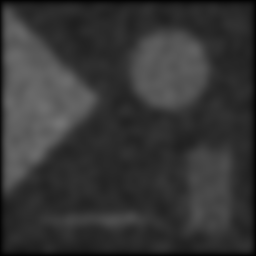
%> input picture ImageDiffusionFiltering/ImageDenoising/heat-exp-synimgn22.bmp, 256 x 256 px, given in place of simu1.bmp, which was not available
$ octave --eval "result = creaseg_caselles;"   (GNU Octave 9; MATLAB toolbox functions it lacks are replaced by stand-ins)
%> lines starting %> are read from the running program, lines starting %| are printed output that depends on the picture; in (x1, y1, x2, y2) boxes, pixels count from 0 and x2, y2 are one past the last pixel; in counts of white or black regions, pixels touching at a corner belong together; the program's own positions count from 1; pictures that were not available may be replaced by others from this repository, and a replacement may not be noted
% Copyright or © or Copr. CREATIS laboratory, Lyon, France.
%
% Contributor: Olivier Bernard, Associate Professor at the french
% engineering university INSA (Institut National des Sciences Appliquees)
% and a member of the CREATIS-LRMN laboratory (CNRS 5220, INSERM U630,
% INSA, Claude Bernard Lyon 1 University) in France (Lyon).
%
% Date of creation: 8th of October 2009
%
% E-mail of the author: olivier.bernard@creatis.insa-lyon.fr
%
% This software is a computer program whose purpose is to evaluate the
% performance of different level-set based segmentation algorithms in the
% context of image processing (and more particularly on biomedical
% images).
%
% The software has been designed for two main purposes.
% - firstly, CREASEG allows you to use six different level-set methods.
% These methods have been chosen in order to work with a wide range of
% level-sets. You can select for instance classical methods such as
% Caselles or Chan & Vese level-set, or more recent approaches such as the
% one developped by Lankton or Bernard.
% - finally, the software allows you to compare the performance of the six
% level-set methods on different images. The performance can be evaluated
% either visually, or from measurements (either using the Dice coefficient
% or the PSNR value) between a reference and the results of the
% segmentation.
%
% The level-set segmentation platform is citationware. If you are
% publishing any work, where this program has been used, or which used one
% of the proposed level-set algorithms, please remember that it was
% obtained free of charge. You must reference the papers shown below and
% the name of the CREASEG software must be mentioned in the publication.
%
% CREASEG software
% "T. Dietenbeck, M. Alessandrini, D. Friboulet, O. Bernard. CREASEG: a
% free software for the evaluation of image segmentation algorithms based
% on level-set. In IEEE International Conference On Image Processing.
% Hong Kong, China, 2010."
%
% Bernard method
% "O. Bernard, D. Friboulet, P. Thevenaz, M. Unser. Variational B-Spline
% Level-Set: A Linear Filtering Approach for Fast Deformable Model
% Evolution. In IEEE Transactions on Image Processing. volume 18, no. 06,
% pp. 1179-1191, 2009."
%
% Caselles method
% "V. Caselles, R. Kimmel, and G. Sapiro. Geodesic active contours.
% International Journal of Computer Vision, volume 22, pp. 61-79, 1997."
%
% Chan & Vese method
% "T. Chan and L. Vese. Active contours without edges. IEEE Transactions on
% Image Processing. volume10, pp. 266-277, February 2001."
%
% Lankton method
% "S. Lankton, A. Tannenbaum. Localizing Region-Based Active Contours. In
% IEEE Transactions on Image Processing. volume 17, no. 11, pp. 2029-2039,
% 2008."
%
% Li method
% "C. Li, C.Y. Kao, J.C. Gore, Z. Ding. Minimization of Region-Scalable
% Fitting Energy for Image Segmentation. In IEEE Transactions on Image
% Processing. volume 17, no. 10, pp. 1940-1949, 2008."
%
% Shi method
% "Yonggang Shi, William Clem Karl. A Real-Time Algorithm for the
% Approximation of Level-Set-Based Curve Evolution. In IEEE Transactions
% on Image Processing. volume 17, no. 05, pp. 645-656, 2008."
%
% This software is governed by the BSD license and
% abiding by the rules of distribution of free software.
%
% As a counterpart to the access to the source code and rights to copy,
% modify and redistribute granted by the license, users are provided only
% with a limited warranty and the software's author, the holder of the
% economic rights, and the successive licensors have only limited
% liability.
%
% In this respect, the user's attention is drawn to the risks associated
% with loading, using, modifying and/or developing or reproducing the
% software by the user in light of its specific status of free software,
% that may mean that it is complicated to manipulate, and that also
% therefore means that it is reserved for developers and experienced
% professionals having in-depth computer knowledge. Users are therefore
% encouraged to load and test the software's suitability as regards their
% requirements in conditions enabling the security of their systems and/or
% data to be ensured and, more generally, to use and operate it in the
% same conditions as regards security.
%
%------------------------------------------------------------------------

%------------------------------------------------------------------------
% Description: This code implements the paper: "Geodesic active contours.
% International Journal of Computer Vision." By Vincent Caselles.
%
% Coded by: Olivier Bernard (www.creatis.insa-lyon.fr/~bernard)
%------------------------------------------------------------------------


function [seg,phi,its] = creaseg_caselles(img,init_mask,max_its,propag,thresh,color,display)

    %-- default value for parameter img and init_mask
    if(~exist('img','var'))
        img = imread('data/Image/simu1.bmp');
%> img is the input picture: size 256x256 uint8; min 1, max 116, mean 53.3
        init_mask = repmat(0,[size(img,1) size(img,2)]);
        init_mask(round(size(img,1)/3):size(img,1)-round(size(img,1)/3),...
            round(size(img,2)/3):size(img,2)-round(size(img,2)/3)) = 1;
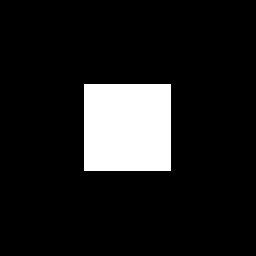
%> init_mask: size 256x256 double; values 0 (black) and 1 (white), 11.5% white; 1 white region, box (x1, y1, x2, y2) and area: (84, 84, 171, 171) 7569
    end
    %-- default value for parameter max_its is 100
    if(~exist('max_its','var'))
        max_its = 100;
    end
    %-- default value for parameter propag is 1
    if(~exist('propag','var'))
        propag = 1;
    end
    %-- default value for parameter max_its is 1
    if(~exist('thresh','var'))
        thresh = 0;
    end
    %-- default value for parameter color is 'r'
    if(~exist('color','var'))
        color = 'r';
    end
    %-- default behavior is to display intermediate outputs
    if(~exist('display','var'))
        display = true;
    end


    %-- ensures image is 2D double matrix
    img = im2graydouble(img);

%     init_mask = init_mask<=0;

    %-- Create a signed distance map (SDF) from mask
    phi = mask2phi(init_mask);


    %-- Compute feature image from gradient information
    h = fspecial('gaussian',[5 5],1);
    feature = imfilter(img,h,'same');
    [FX,FY] = gradient(feature);
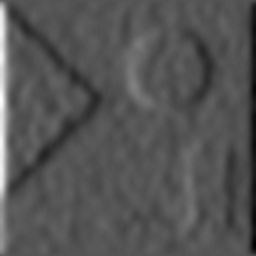
%> FX: size 256x256 double; min -7.89, max 15.79, mean -0.0144; drawn with min black and max white
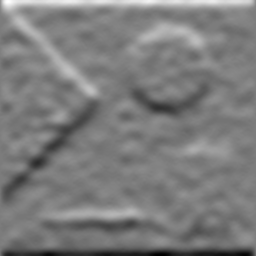
%> FY: size 256x256 double; min -7.53, max 7.87, mean -0.000371; drawn with min black and max white
    feature = sqrt(FX.^2+FY.^2+eps);
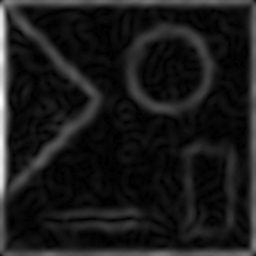
%> feature: size 256x256 double; min 1.49e-08, max 15.79, mean 1.63; drawn with min black and max white
    feature = 1 ./ ( 1 + feature.^2 );
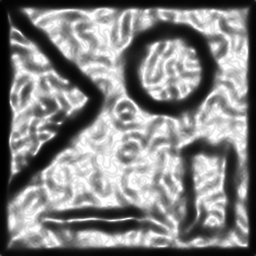
%> feature: size 256x256 double; min 0.004, max 1, mean 0.515


    %--
    fig = findobj(0,'tag','creaseg');
%> the run ends on the next line
    ud = get(fig,'userdata');
% [79 lines not run here, left out]
% [19 lines left out: function showCurveAndPhi, not called in this run]


%-- converts a mask to a SDF
function phi = mask2phi(init_a)

    phi=bwdist(init_a)-bwdist(1-init_a)+im2double(init_a)-.5;

%-- compute curvature along SDF
% [49 lines left out: function get_evolution_functions, not called in this run]


%-- Converts image to one channel (grayscale) double
function img = im2graydouble(img)

    [dimy, dimx, c] = size(img);
    if (isfloat(img))
        if (c==3)
            img = rgb2gray(uint8(img));
        end
    else
        if (c==3)
            img = rgb2gray(img);
        end
        img = double(img);
    end
